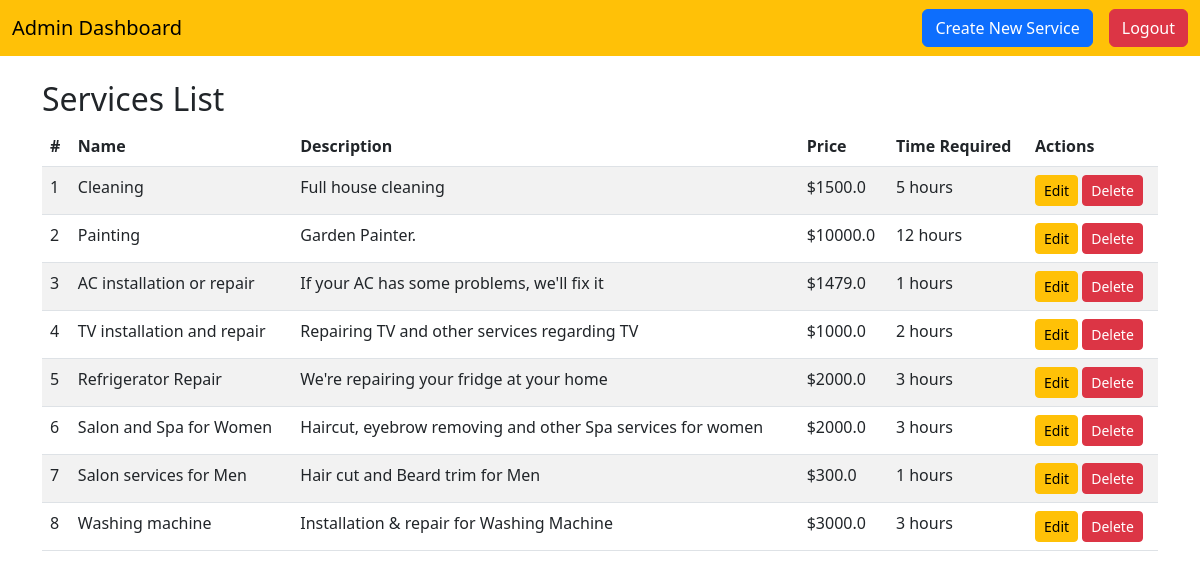
The page /admin-dashboard (signed in) on the database its author committed.
### models.py (models this page shows)
class Service(db.Model):
    __tablename__ = 'services'
    id = db.Column(db.Integer, primary_key=True)
    name = db.Column(db.String(100), nullable=False)
    price = db.Column(db.Float, nullable=False)
    time_required = db.Column(db.String(50), nullable=False)
    description = db.Column(db.Text, nullable=False)
    professionals = db.relationship('Professional', backref='service', lazy=True, cascade="all, delete-orphan")
    service_requests = db.relationship('ServiceRequest', backref='service', lazy=True, cascade="all, delete-orphan")

### routes.py (the view)
@app.route('/admin-dashboard')
@role_required('admin')
def admin_dashboard():
    services = Service.query.all()
    return render_template('admin_dashboard.html', services=services)

### routes.py (called while the page is built)
def role_required(role):
    def decorator(func):
        @wraps(func)
        def decorated_view(*args, **kwargs):
            if 'user_id' not in session or session.get('role') != role:
                flash('You are not authorized to access this page.', 'error')
                return redirect(url_for('home'))
            return func(*args, **kwargs)
        return decorated_view
    return decorator

### templates/admin_dashboard.html (shortened to what this page needs)
<!DOCTYPE html>
<html lang="en">
<head>
    <link href="https://cdn.jsdelivr.net/npm/bootstrap@5.3.0-alpha1/dist/css/bootstrap.min.css" rel="stylesheet">
</head>
<body>
    <nav class="navbar navbar-expand-lg navbar-warning bg-warning">
        <div class="container-fluid">
            <a class="navbar-brand" href="{{ url_for('admin_dashboard') }}">Admin Dashboard</a>
            <div class="d-flex">
                <a class="btn btn-primary" href="{{ url_for('create_service') }}">Create New Service</a>
                <a class="btn btn-danger ms-3" href="{{ url_for('logout') }}">Logout</a>
            </div>
        </div>
    </nav>
    <div class="container mt-4">
        <h2>Services List</h2>
        <table class="table table-striped">
            <thead>
                <tr>
                    <th>#</th>
                    <th>Name</th>
                    <th>Description</th>
                    <th>Price</th>
                    <th>Time Required</th>
                    <th>Actions</th>
                </tr>
            </thead>
            <tbody>
                {% for service in services %}
                <tr>
                    <td>{{ loop.index }}</td>
                    <td>{{ service.name }}</td>
                    <td>{{ service.description }}</td>
                    <td>${{ service.price }}</td>
                    <td>{{ service.time_required }} hours</td>
                    <td>
                        <a href="{{ url_for('edit_service', service_id=service.id) }}" class="btn btn-warning btn-sm">Edit</a>
                        <form action="{{ url_for('delete_service', service_id=service.id) }}" method="POST" style="display:inline;">
                            <button type="submit" class="btn btn-danger btn-sm">Delete</button>
                        </form>
                    </td>
                </tr>
                {% endfor %}
            </tbody>
        </table>
    </div>
</body>
</html>

### rows shown on the page
Service: name "Cleaning", description "Full house cleaning", price "1500.0", time_required "5"
Service: name "Painting", description "Garden Painter.", price "10000.0", time_required "12"
Service: name "AC installation or repair", description "If your AC has some problems, we'll fix it", price "1479.0", time_required "1"
Service: name "TV installation and repair", description "Repairing TV and other services regarding TV", price "1000.0", time_required "2"
Service: name "Refrigerator Repair", description "We're repairing your fridge at your home", price "2000.0", time_required "3"
Service: name "Salon and Spa for Women", description "Haircut, eyebrow removing and other Spa services for women", price "2000.0", time_required "3"
Service: name "Salon services for Men", description "Hair cut and Beard trim for Men", price "300.0", time_required "1"
Service: name "Washing machine", description "Installation & repair for Washing Machine", price "3000.0", time_required "3"
